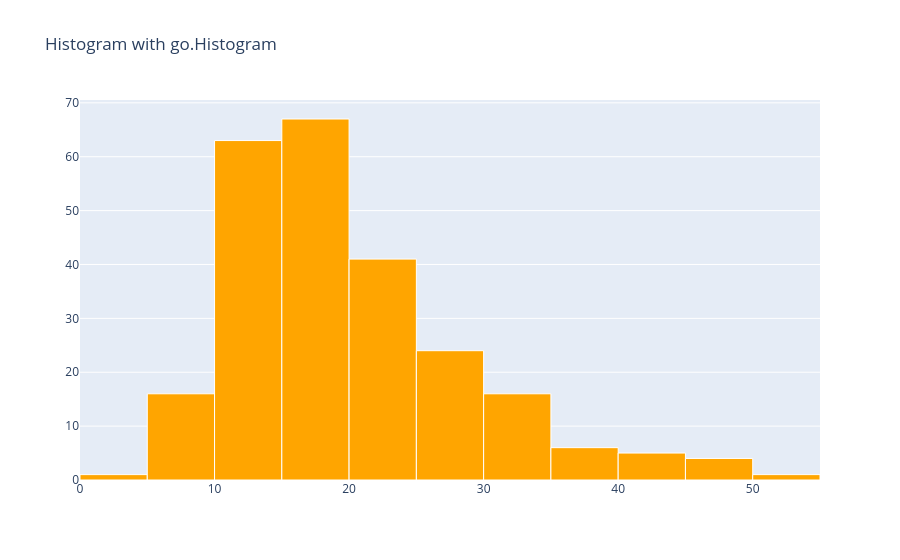

The notebook cell saved with this chart:
### Code cell
# go.Histogram
tips = px.data.tips()

fig = go.Figure()
fig.add_trace(go.Histogram(
    x=tips['total_bill'],
    nbinsx=20,
    marker=dict(color='orange', line=dict(color='white', width=1)),
    name='Total Bill'
))

fig.update_layout(title='Histogram with go.Histogram')
fig.show()

### Figure 1 — Plotly figure (JSON) as saved in the notebook; plotly's stock layout.template omitted (floating-point values rounded to 4 significant figures; data arrays with more than 128 entries replaced by an {"elided": "..."} marker saying what was removed)
{"data": [{"marker": {"color": "orange", "line": {"color": "white", "width": 1}}, "name": "Total Bill", "nbinsx": 20, "type": "histogram", "x": {"elided": "244 float values"}}], "layout": {"title": {"text": "Histogram with go.Histogram"}}}
